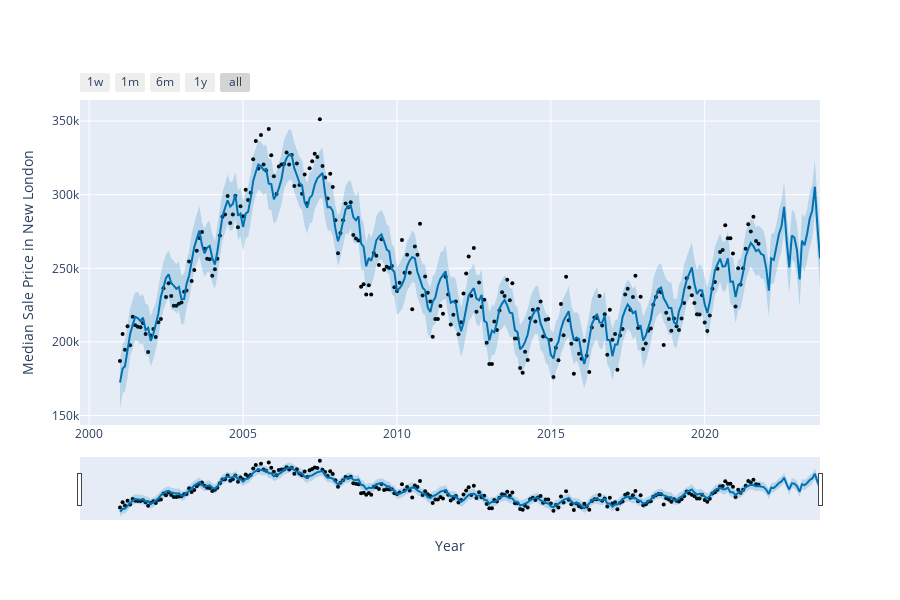

The cell this chart's notebook holds for it:
### Markdown cell above
## Plotting the final figure using prophet model and forecast data

### Code cell
from prophet.plot import plot_plotly, plot_components_plotly
plot_plotly(m, forecast,xlabel='Year',ylabel='Median Sale Price in '+county_name)

### Figure 1 — Plotly figure (JSON) as saved in the notebook; plotly's stock layout.template omitted (floating-point values rounded to 4 significant figures; data arrays with more than 128 entries replaced by an {"elided": "..."} marker saying what was removed)
{"data": [{"marker": {"color": "black", "size": 4}, "mode": "markers", "name": "Actual", "type": "scatter", "x": {"elided": "250 str values"}, "y": {"elided": "250 float values"}}, {"hoverinfo": "skip", "line": {"width": 0}, "mode": "lines", "type": "scatter", "x": {"elided": "274 str values"}, "y": {"elided": "274 float values"}}, {"fill": "tonexty", "fillcolor": "rgba(0, 114, 178, 0.2)", "line": {"color": "#0072B2", "width": 2}, "mode": "lines", "name": "Predicted", "type": "scatter", "x": {"elided": "274 str values"}, "y": {"elided": "274 float values"}}, {"fill": "tonexty", "fillcolor": "rgba(0, 114, 178, 0.2)", "hoverinfo": "skip", "line": {"width": 0}, "mode": "lines", "type": "scatter", "x": {"elided": "274 str values"}, "y": {"elided": "274 float values"}}], "layout": {"height": 600, "showlegend": false, "width": 900, "xaxis": {"rangeselector": {"buttons": [{"count": 7, "label": "1w", "step": "day", "stepmode": "backward"}, {"count": 1, "label": "1m", "step": "month", "stepmode": "backward"}, {"count": 6, "label": "6m", "step": "month", "stepmode": "backward"}, {"count": 1, "label": "1y", "step": "year", "stepmode": "backward"}, {"step": "all"}]}, "rangeslider": {"visible": true}, "title": {"text": "Year"}, "type": "date"}, "yaxis": {"title": {"text": "Median Sale Price in New London"}}}}
